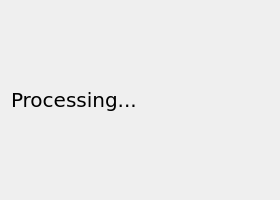
<?xml version="1.0" encoding="UTF-8"?>
<ui version="4.0">
 <class>LoadScreenWindow</class>
 <widget class="QWidget" name="LoadScreenWindow">
  <property name="geometry">
   <rect>
    <x>0</x>
    <y>0</y>
    <width>280</width>
    <height>200</height>
   </rect>
  </property>
  <property name="contextMenuPolicy">
   <enum>Qt::NoContextMenu</enum>
  </property>
  <property name="windowTitle">
   <string>Form</string>
  </property>
  <layout class="QGridLayout" name="gridLayout_3">
   <item row="0" column="0">
    <widget class="QLabel" name="label">
     <property name="font">
      <font>
       <family>DejaVu Sans</family>
       <pointsize>15</pointsize>
      </font>
     </property>
     <property name="contextMenuPolicy">
      <enum>Qt::NoContextMenu</enum>
     </property>
     <property name="text">
      <string>Processing...</string>
     </property>
    </widget>
   </item>
  </layout>
 </widget>
 <resources/>
 <connections/>
</ui>
